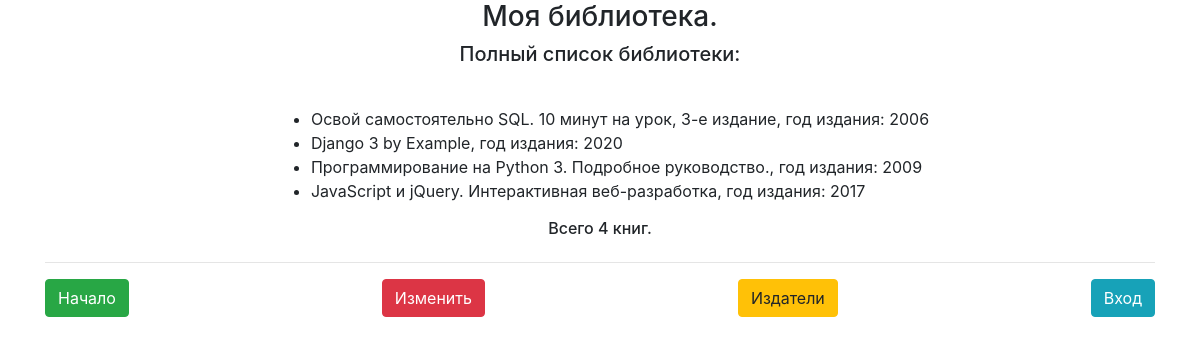
The page / on the database its author committed.
### p_library/models.py (models this page shows, shortened)
class Book(models.Model):
    ISBN = models.CharField(max_length=13)
    title = models.TextField()
    description = models.TextField()
    year_release = models.SmallIntegerField()
    copy_count = models.SmallIntegerField(default=1)
    price = models.DecimalField(default=1, decimal_places=2, max_digits=10)
    author = models.ForeignKey(Author, on_delete = models.CASCADE)
    publisher = models.ForeignKey(Publisher, on_delete = models.CASCADE)

### p_library/views.py (the view)
# urls.py: path('', views.books_list),
def books_list(request):
    template = loader.get_template('slash.html')
    books = Book.objects.all().order_by('publisher')
    book_data = {
        "title":"Моя библиотека",
        "books":books
    }
    return HttpResponse(template.render(book_data, request))

### p_library/templates/slash.html (shortened to what this page needs)
{% extends 'base.html' %}
{% block content %}
    <h3>{{ title }}.</h3>
    <h5>Полный список библиотеки:</h5>
    <ul>
        {% for book in books %}
        <li>{{ book.title }}, год издания: {{ book.year_release }}</li>
        {% endfor %}
    </ul>
    <h6>Всего {{ books|length }} книг.</h6>
{% endblock %}

### rows shown on the page
Book: title "Освой самостоятельно SQL. 10 минут на урок, 3-е издание", year_release "2006"
Book: title "Django 3 by Example", year_release "2020"
Book: title "Программирование на Python 3. Подробное руководство.", year_release "2009"
Book: title "JavaScript и jQuery. Интерактивная веб-разработка", year_release "2017"

### other values the page prints
{{ title }} "Моя библиотека"
{{ books|length }} "4"
